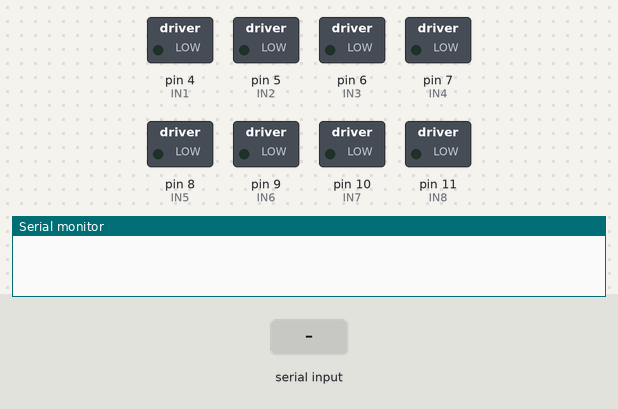
Recording of a sketch running on a simulated Arduino Uno, built with avr-gcc and run on an emulated ATmega328P. On the bench: switched loads named in the sketch (green lamp = pin HIGH), the last lines printed to the serial monitor. The inputs (shaded band) are chosen by the test bench.

Above: at 1.2 s.
1.3 s: "F" received over Serial
At 1.45 s:
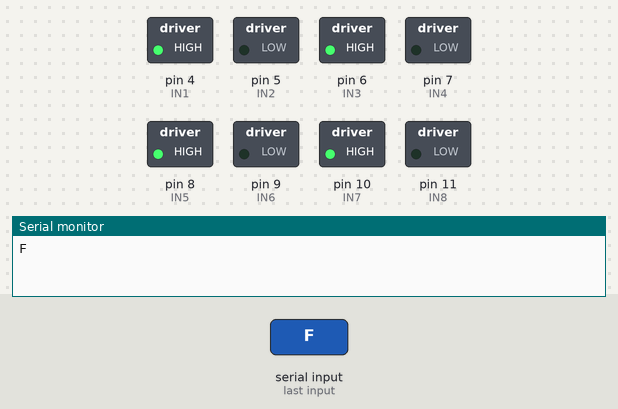
3.1 s: "B" received over Serial
At 3.25 s:
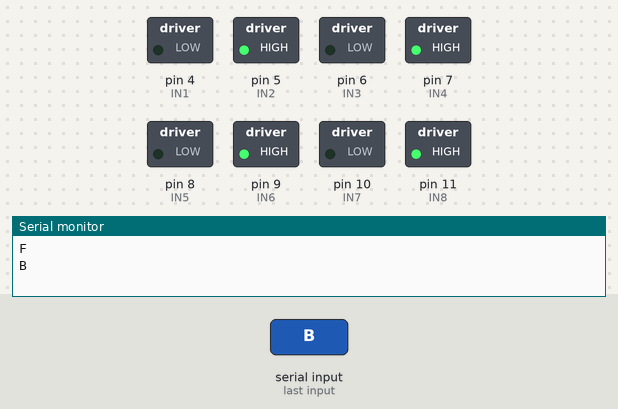
4.9 s: "L" received over Serial
At 5.05 s:
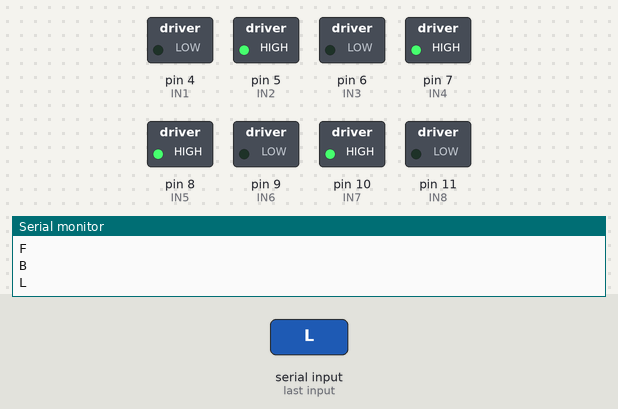
6.7 s: "R" received over Serial
At 6.85 s:
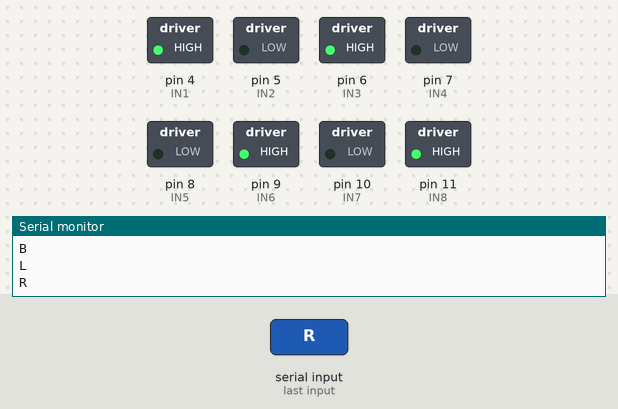
Timing chart, 0 to 9.5 s (numbered marks = the images above; inputs shaded):
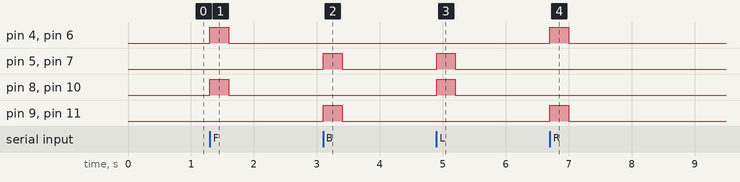

Measured:
- after the input at 1.3 s, pin 4 (IN1), pin 6 (IN3), pin 8 (IN5), pin 10 (IN7): LOW → HIGH at once, → LOW 0.30 s later
- after the input at 3.1 s, pin 5 (IN2), pin 7 (IN4), pin 9 (IN6), pin 11 (IN8): LOW → HIGH at once, → LOW 0.30 s later
- after the input at 4.9 s, pin 5 (IN2), pin 7 (IN4), pin 8 (IN5), pin 10 (IN7): LOW → HIGH at once, → LOW 0.30 s later
- after the input at 6.7 s, pin 4 (IN1), pin 6 (IN3), pin 9 (IN6), pin 11 (IN8): LOW → HIGH at once, → LOW 0.30 s later

The sketch:

control.ino
```cpp
char t;

// Motoare
int IN1 = 4;  // stânga față
int IN2 = 5;
int IN3 = 6;  // stânga spate
int IN4 = 7;
int IN5 = 8;  // dreapta față
int IN6 = 9;
int IN7 = 10; // dreapta spate
int IN8 = 11;

unsigned long lastCommandTime = 0;
const unsigned long timeout = 300;

void setup() {
  pinMode(IN1, OUTPUT);
  pinMode(IN2, OUTPUT);
  pinMode(IN3, OUTPUT);
  pinMode(IN4, OUTPUT);
  pinMode(IN5, OUTPUT);
  pinMode(IN6, OUTPUT);
  pinMode(IN7, OUTPUT);
  pinMode(IN8, OUTPUT);

  Serial.begin(9600);
}

void loop() {
  if (Serial.available()) {
    t = Serial.read();
    lastCommandTime = millis();
    Serial.println(t);
  }

if (t == 'F') {   // înainte
  // stânga
  digitalWrite(IN1, HIGH); digitalWrite(IN2, LOW);
  digitalWrite(IN3, HIGH); digitalWrite(IN4, LOW);
  // dreapta
  digitalWrite(IN5, HIGH); digitalWrite(IN6, LOW);
  digitalWrite(IN7, HIGH); digitalWrite(IN8, LOW);
}
else if (t == 'B') {   // înapoi
  // stânga
  digitalWrite(IN1, LOW); digitalWrite(IN2, HIGH);
  digitalWrite(IN3, LOW); digitalWrite(IN4, HIGH);
  // dreapta
  digitalWrite(IN5, LOW); digitalWrite(IN6, HIGH);
  digitalWrite(IN7, LOW); digitalWrite(IN8, HIGH);
}
  else if (t == 'L') {   // stânga
    // stânga înapoi
    digitalWrite(IN1, LOW); digitalWrite(IN2, HIGH);
    digitalWrite(IN3, LOW); digitalWrite(IN4, HIGH);
    // dreapta înainte
    digitalWrite(IN5, HIGH); digitalWrite(IN6, LOW);
    digitalWrite(IN7, HIGH); digitalWrite(IN8, LOW);
  }
  else if (t == 'R') {
    // stânga înainte
    digitalWrite(IN1, HIGH); digitalWrite(IN2, LOW);
    digitalWrite(IN3, HIGH); digitalWrite(IN4, LOW);
    // dreapta înapoi
    digitalWrite(IN5, LOW); digitalWrite(IN6, HIGH);
    digitalWrite(IN7, LOW); digitalWrite(IN8, HIGH);
  }
  else if (t == 'Z') {
    stopMotors();
  }

  if (millis() - lastCommandTime > timeout) {
    stopMotors();
    t = 'Z';
  }
}

void stopMotors() {
  digitalWrite(IN1, LOW); digitalWrite(IN2, LOW);
  digitalWrite(IN3, LOW); digitalWrite(IN4, LOW);
  digitalWrite(IN5, LOW); digitalWrite(IN6, LOW);
  digitalWrite(IN7, LOW); digitalWrite(IN8, LOW);
}
```
